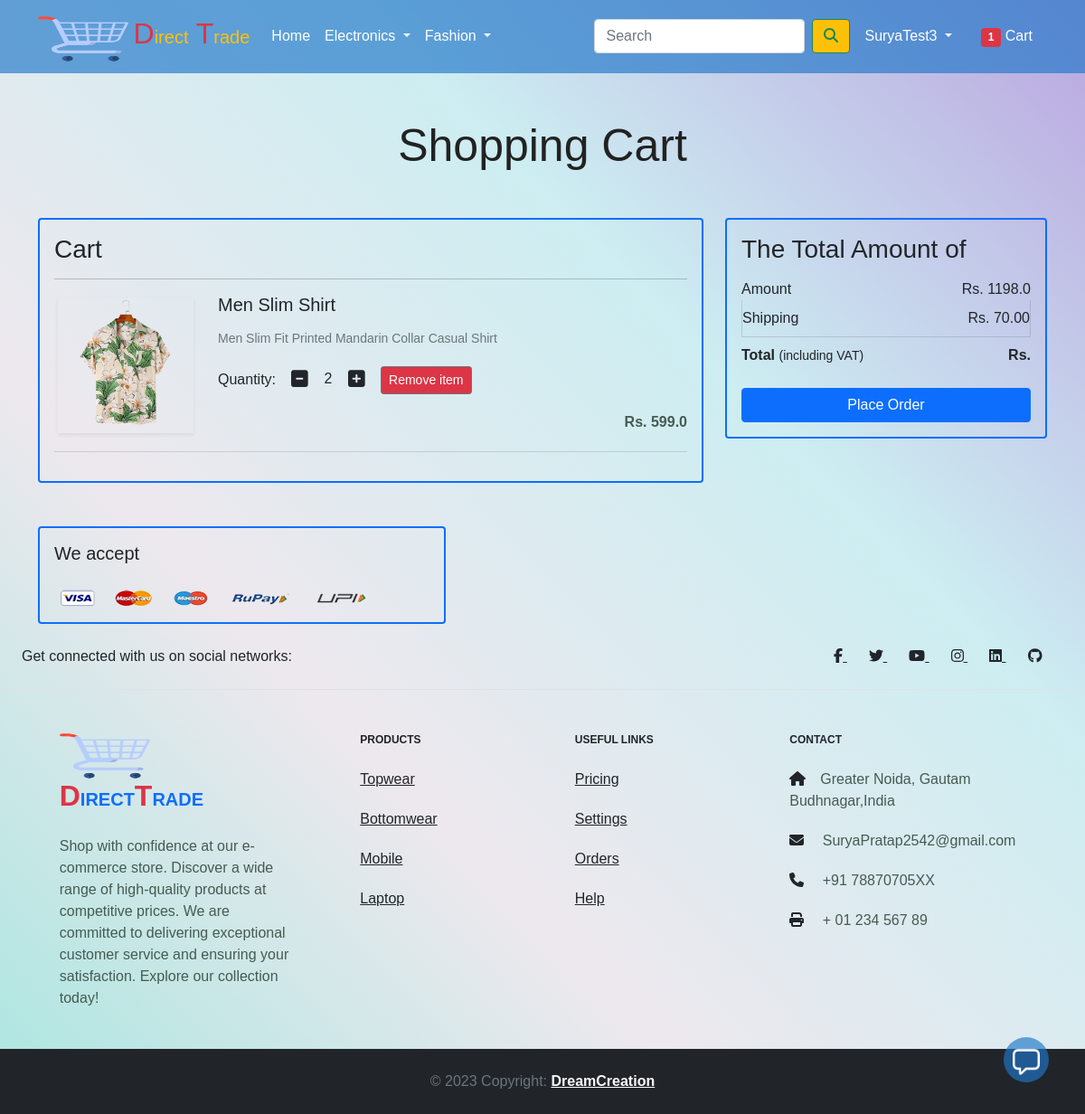
The app's page /cart/ (signed in) with its own data.
### app/models.py (models this page shows, shortened)
class Cart(models.Model):
    user=models.ForeignKey(User,on_delete=models.CASCADE)
    product=models.ForeignKey(Product,on_delete=models.CASCADE)
    quantity=models.PositiveIntegerField(default=1)

class Product(models.Model):
    title=models.CharField(max_length=100)
    selling_price=models.FloatField()
    discounted_price=models.FloatField()
    description=models.TextField()
    brand=models.CharField(max_length=100)
    category=models.CharField(choices=CATEGORY_CHOICES,max_length=2)
    product_image=models.ImageField(upload_to='productimg')

### app/views.py (the view)
# urls.py: path('cart/', views.show_cart, name='showcart'),
@login_required
def show_cart(request):
    if request.user.is_authenticated:
        user = request.user
        cart = Cart.objects.filter(user=user)
        cn = Cart.objects.filter(user=user).count()
        amount = 0.0
        shipping_amount = 70.0
        total_amount = 0.0
        cart_product = [p for p in Cart.objects.all() if p.user == user]
        if cart_product:
            for p in cart_product:
                tempamount = (p.quantity*p.product.discounted_price)
                amount += tempamount
                total_amount = amount+shipping_amount
            return render(request, 'app/addtocart.html', {'carts': cart, 'total_amount': total_amount, 'amount': amount, 'cn': cn})
        else:
            return render(request, 'app/emptycart.html')

### app/context_processors.py (called while the page is built)
def cart_count(request):
    if request.user.is_authenticated:
        cart_count = Cart.objects.filter(user=request.user).count()
    else:
        cart_count = 0
    return {'cart_count': cart_count}

### app/templates/app/addtocart.html (shortened to what this page needs)
{% extends 'app/base.html' %}
{% load static %}
{% block main-content %}
<div class="container my-5">
  <div class="row">
    <h1 class="text-center mb-5">Shopping Cart</h1>
    <div class="col-sm-12 col-md-8">
      <div class="card border border-primary border-2 border-rounded bg-transparent">
        <div class="card-body">
          <h3>Cart</h3>
          {% for cart in carts %}
          <hr>
          <div class="row">
            <div class="col-sm-3 text-center align-self-center">
              <img src="{{cart.product.product_image.url}}" alt="" class="img-fluid shadow-sm" height="150" width="150">
            </div>
            <div class="col-sm-9">
              <div>
                <h5>{{cart.product.title}}</h5>
                <p class="mb-2 text-muted small">{{cart.product.description}}</p>
                <div class="my-3">
                  <label for="quantity">Quantity:</label>
                  <a class="minus-cart btn" pid="{{cart.product.id}}"><i class="fas fa-minus-square fa-lg"></i></a>
                  <span id="quantity">{{cart.quantity}}</span>
                  <a class="plus-cart btn" pid="{{cart.product.id}}"><i class="fas fa-plus-square fa-lg"></i></a>
                  <a href="#" class="btn btn-sm btn-secondary mr-3 remove_cart bg-danger" pid="{{cart.product.id}}">Remove item</a>
                </div>
                <div class="text-end">
                  <p class="mb-1"><span><strong>Rs. {{cart.product.discounted_price}}</strong></span></p>
                </div>
              </div>
            </div>
          </div>
          {% endfor %}
          <hr class="text-muted">
        </div>
      </div>
    </div>
    <div class="col-sm-12 col-md-4 mt-4 mt-md-0">
      <div class="card border border-primary border-2 border-rounded bg-transparent">
        <div class="card-body">
          <h3>The Total Amount of</h3>
          <ul class="list-group border-primary rounded overflow-hidden">
            <li class="list-group-item d-flex justify-content-between align-items-center border-0 px-0 pb-0 bg-transparent">
              Amount<span>Rs. <span id="amount">{{amount}}</span></span></li>
            <li class="list-group-item d-flex justify-content-between align-items-center px-0 bg-transparent">Shipping<span>Rs. 70.00</span></li>
            <li class="list-group-item d-flex justify-content-between align-items-center border-0 px-0 mb-3 bg-transparent">
              <div>
                <strong>Total</strong> <small>(including VAT)</small>
              </div>
              <span>
                <strong>Rs. <strong id="totalamount">{{totalamount}}</strong></strong>
              </span>
            </li>
          </ul>
          <div class="d-grid">
            <a href="{% url 'checkout' %}" class="btn btn-primary">Place Order</a>
          </div>
        </div>
      </div>
    </div>
  </div>
</div>
<div class="container mt-4">
  <div class="row">
    <div class="col-sm-5">
      <div class="card border border-primary border-2 border-rounded bg-transparent">
        <div class="card-body ">
          <h5 class="mb-4">We accept</h5>
          <img src="{% static 'app/images/payment.png' %}" alt="" class="img-fluid">
        </div>
      </div>
    </div>
  </div>
</div>
{% endblock main-content %}

### app/templates/app/base.html (shortened to what this page needs)
<!doctype html>
{% load static %}
<html lang="en">
<head>
  <link href="https://cdn.jsdelivr.net/npm/bootstrap@5.0.0-beta1/dist/css/bootstrap.min.css" rel="stylesheet"
>
  <link rel="stylesheet" href="{% static 'app/css/owl.carousel.min.css' %}">
  <link rel="stylesheet" href="{% static 'app/css/all.min.css' %}">
  <link rel="stylesheet" href="{% static 'app/css/style.css' %}">
  <link rel="stylesheet" href="{% static 'app/css/card.css' %}">
  <link rel="stylesheet" href="{% static 'app/css/chat.css' %}">
</head>
<body>
  <nav class="navbar navbar-expand-lg ">
    <div class="container">
      <a class="navbar-brand text-warning" href="/"> <img src="{% static 'app/images/shopping-cart.png' %}" width="100"
          height="50" margin-left="-30px" class="logo" alt="">
        <span class="text-danger fs-2">D</span>irect<span class="text-danger fs-2"> T</span>rade</a>
      <div class="collapse navbar-collapse" id="navbarSupportedContent">
        <ul class="navbar-nav me-auto mb-2 mb-lg-0">
          <li class="nav-item">
            <a class="nav-link active text-white" aria-current="page" href="/">Home</a>
          </li>
          <li class="nav-item dropdown">
            <a class="nav-link dropdown-toggle text-white" href="#" id="electronicsDropdown" role="button"
              data-bs-toggle="dropdown" aria-expanded="false">
              Electronics
            </a>
          </li>
          <li class="nav-item dropdown">
            <a class="nav-link dropdown-toggle text-white" href="#" id="fashionDropdown" role="button"
              data-bs-toggle="dropdown" aria-expanded="false">
              Fashion
            </a>
          </li>
        </ul>
        <form class="d-flex" action="{% url 'search_results' %}" method="GET">
          <input class="form-control me-2" type="search" placeholder="Search" aria-label="Search" name="q">
          <button class="btn btn-warning btn-outline-success" type="submit"> <i class="fas fa-search"></i></button>
        </form>
        <div>
          <ul class="navbar-nav me-auto mb-2 mb-lg-0">
            {% if request.user.is_authenticated %}
            <li class="nav-item dropdown mx-2">
              <a class="nav-link dropdown-toggle text-white" href="#" id="profileDropdown" role="button"
                data-bs-toggle="dropdown" aria-expanded="false">
                <span class="text-capitalize">{{request.user.username|capfirst}}</span>
              </a>
            </li>
            <li class="nav-item mx-2">
              <a href="{% url 'showcart' %}" class="nav-link text-white">
                  <span class="badge bg-danger">{{ cart_count }}</span>
                  Cart
              </a>
            </li>
            {% endif %}
          </ul>
        </div>
      </div>
    </div>
  </nav>
  {% block main-content %} {% endblock main-content %}
  <footer class="text-center text-lg-start bgc text-muted">
    <section class="d-flex justify-content-center justify-content-lg-between p-4 border-bottom text-dark">
      <div class="me-5 d-none d-lg-block">
        <span>Get connected with us on social networks:</span>
      </div>
      <div>
        <a href="https://www.facebook.com/profile.php?id=100029290171764" class="me-4 text-dark">
          <i class="fab fa-facebook-f"></i>
        </a>
        <a href="https://twitter.com/suryapratp788" class="me-4 text-reset">
          <i class="fab fa-twitter"></i>
        </a>
        <a href="https://www.youtube.com/c/DreamPoint" class="me-4 text-reset">
          <i class="fab fa-youtube"></i>
        </a>
        <a href="https://www.instagram.com/suryapratap6473/" class="me-4 text-reset">
          <i class="fab fa-instagram"></i>
        </a>
        <a href="https://www.linkedin.com/in/surya-pratap-singh-288bb4132/" class="me-4 text-reset">
          <i class="fab fa-linkedin"></i>
        </a>
        <a href="https://github.com/SuryaPratap2542" class="me-4 text-reset">
          <i class="fab fa-github"></i>
        </a>
      </div>
    </section>
    <section class="text-dark">
      <div class="container text-center text-md-start mt-5">
        <div class="row mt-3">
          <div class="col-md-3 col-lg-4 col-xl-3 mx-auto mb-4">
            <h6 class="text-uppercase fw-bold mb-4 text-dark">
              <img src="{% static 'app/images/shopping-cart.png' %}" width="100" height="50" margin-left="-30px"
                class="logo" alt="">
              <a class="navbar-brand" href="/"><span class="text-danger fs-2">D</span>irect<span
                  class="text-danger fs-2">T</span>rade</a>
            </h6>
            <p>
              Shop with confidence at our e-commerce store. Discover a wide range of high-quality products at
              competitive prices. We are committed to delivering exceptional customer service and ensuring your
              satisfaction. Explore our collection today!
            </p>
          </div>
          <div class="col-md-2 col-lg-2 col-xl-2 mx-auto mb-4 text-dark">
            <h6 class="text-uppercase fw-bold mb-4">
              Products
            </h6>
            <p>
              <a href="{% url 'topwear' %}" class="text-dark">Topwear</a>
            </p>
            <p>
              <a href="{% url 'bottomwear' %}" class="text-dark">Bottomwear</a>
            </p>
            <p>
              <a href="{% url 'mobile' %}" class="text-dark">Mobile</a>
            </p>
            <p>
              <a href="{% url 'laptop' %}" class="text-dark">Laptop</a>
            </p>
          </div>
          <div class="col-md-3 col-lg-2 col-xl-2 mx-auto mb-4">
            <h6 class="text-uppercase fw-bold mb-4">
              Useful links
            </h6>
            <p>
              <a href="#!" class="text-dark">Pricing</a>
            </p>
            <p>
              <a href="#!" class="text-dark">Settings</a>
            </p>
            <p>
              <a href="#!" class="text-dark">Orders</a>
            </p>
            <p>
              <a href="#!" class="text-dark">Help</a>
            </p>
          </div>
          <div class="col-md-4 col-lg-3 col-xl-3 mx-auto mb-md-0 mb-4 ">
            <h6 class="text-uppercase fw-bold mb-4 text-dark">Contact</h6>
            <p><i class="fas fa-home me-3 text-dark"></i>Greater Noida, Gautam Budhnagar,India</p>
            <p>
              <i class="fas fa-envelope me-3 text-dark"></i>
              SuryaPratap2542@gmail.com
            </p>
            <p><i class="fas fa-phone me-3 text-dark"></i> +91 78870705XX</p>
            <p><i class="fas fa-print me-3 text-dark"></i> + 01 234 567 89</p>
          </div>
        </div>
      </div>
    </section>
    <div class="text-center p-4 bg-dark">
      © 2023 Copyright:
      <a class=" text-light fw-bold" href="https://mdbootstrap.com/">DreamCreation</a>
    </div>
  </footer>
  <div id="chat-section" class="chat">
    <button class="chatbot-toggler">
        <span><img src="{% static 'app/images/message.png' %}" alt="" srcset=""></span>
    </button>
  </div>
</body>
</html>

### app/static/app/css/style.css (style rules this page uses)
body { background: linear-gradient(to top right, #aae6e0,#e9e3ead0,#c0e9eecb,#a98fd8cc); }
nav { background: #2077c8a8; }
* { margin: 0; padding: 0; box-sizing: border-box; font-family: 'Spartan', sans-serif; }
h1 { font-size: 50px; line-height: 64px; color: #222; }
h6 { font-weight: 50px; font-size: 12px; }
p { font-size: 16px; color: #465b52; margin: 15px 0 20px 0; }

### app/static/app/css/chat.css (style rules this page uses)
.chatbot-toggler { position: fixed; right: 40px; bottom: 35px; height: 50px; width: 50px; color: #fff; border: none; display: flex; align-items: center; justify-content: center; outline: none; cursor: pointer; background:#2077c8a8 ; border-radius: 50%; transition: all 0.2s ease; z-index: 9999; }
.chatbot-toggler span { position: absolute; }

### records on screen
Cart: product.product_image (picture), product "Men Slim Shirt", product.description "Men Slim Fit Printed Mandarin Collar Casual Shirt", quantity "2", product.discounted_price "599.0"

### other values on screen
{{ request.user.username|capfirst }} "SuryaTest3"
{{ cart_count }} "1"
{{ amount }} "1198.0"
